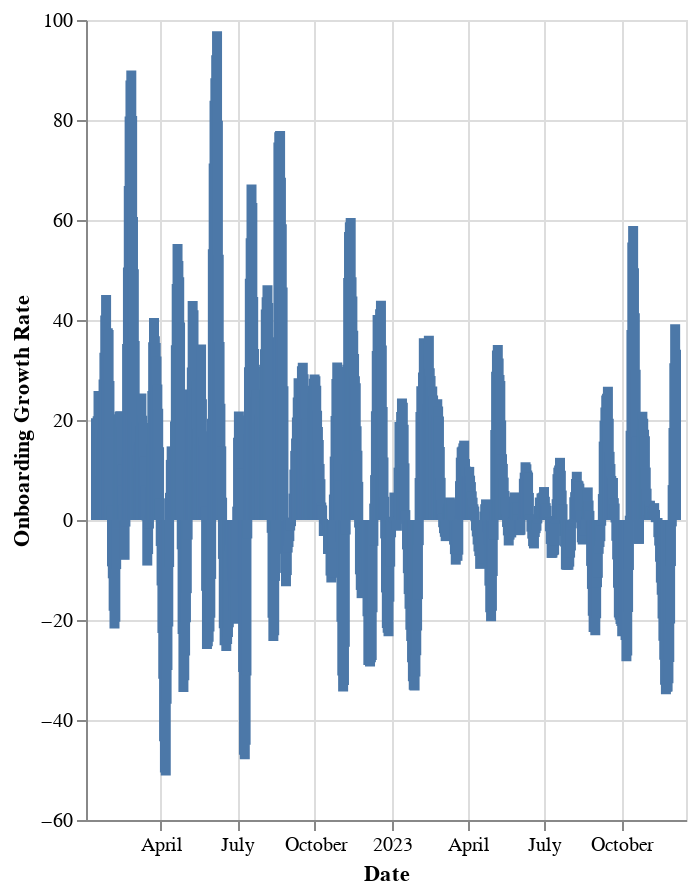

Notebook code cell kept with this figure:
### Markdown cell above
### Onboarding Growth Rate (7 Day Rolling Average)

### Code cell
# | output: true

df["growth_rate"] = df["onboarded_tibs"].pct_change(periods=7).rolling(7).mean() * 100
recent_df = df[df["date"] > "2022-01-01"]

alt.Chart(recent_df).mark_bar().encode(
    x=alt.X("date:T", title="Date"),
    y=alt.Y("growth_rate:Q", title="Onboarding Growth Rate"),
    tooltip=[
        alt.Tooltip("date:T", title="Date"),
        alt.Tooltip("growth_rate:Q", title="Onboarding Growth Rate"),
    ],
).properties(
    width="container",
    height=400,
)

### Figure 1 — Vega-Lite specification as saved in the notebook (floating-point values rounded to 4 significant figures; data arrays with more than 128 entries replaced by an {"elided": "..."} marker saying what was removed)
{"usermeta": {"embedOptions": {"theme": "powerbi"}}, "config": {"view": {"continuousWidth": 300, "continuousHeight": 300}}, "data": {"name": "data-924a52ff3cd541ed76e9dd23217df160"}, "mark": {"type": "bar"}, "encoding": {"tooltip": [{"field": "date", "title": "Date", "type": "temporal"}, {"field": "growth_rate", "title": "Onboarding Growth Rate", "type": "quantitative"}], "x": {"field": "date", "title": "Date", "type": "temporal"}, "y": {"field": "growth_rate", "title": "Onboarding Growth Rate", "type": "quantitative"}}, "height": 400, "width": "container", "$schema": "https://vega.github.io/schema/vega-lite/v5.16.3.json", "datasets": {"data-924a52ff3cd541ed76e9dd23217df160": {"elided": "703 records"}}}
